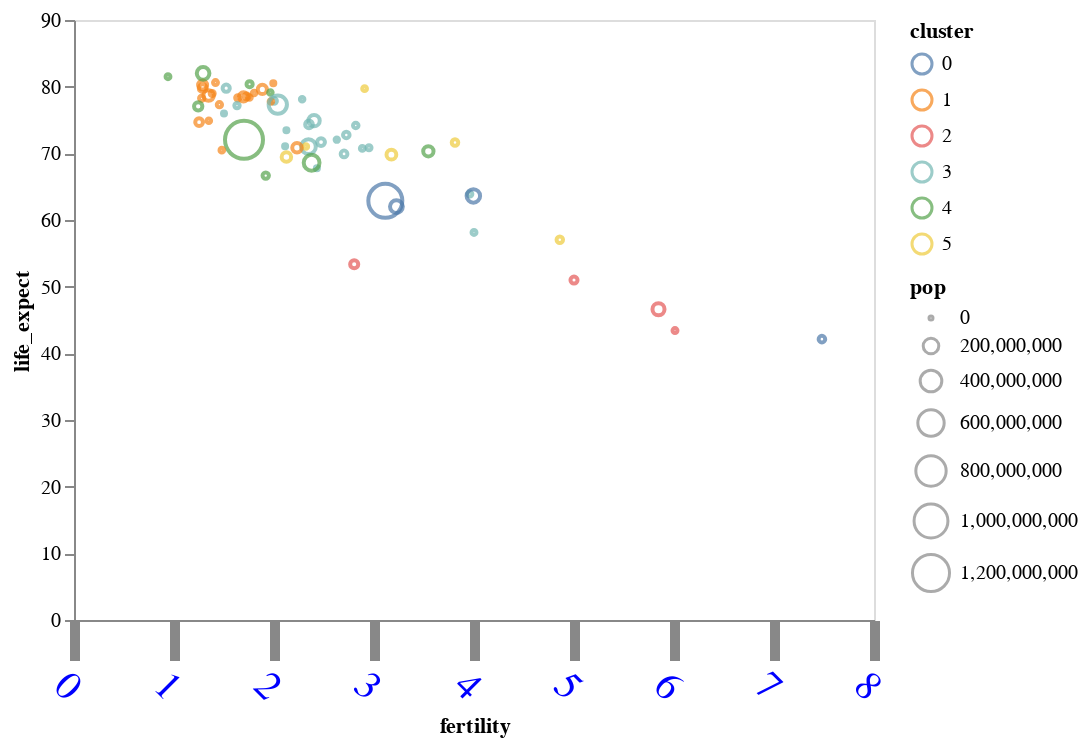

Source (notebook cell):
### Markdown cell above
There are several ways to change the appearance of your axes by utilizing `altair.Axis` and modifying its many parameters. View the [documentation](https://altair-viz.github.io/user_guide/generated/core/altair.Axis.html#altair.Axis) for more information.

(Note: In the following cells, I'll be using the `()` notation so we can add line breaks.)

### Code cell
(
  alt.Chart(data_2000).mark_point().encode(
    x = alt.X('fertility:Q',
              axis = alt.Axis(grid = False, tickSize = 20, tickWidth = 5,
                              labelAngle = 45, labelColor = "blue",
                              labelFontSize = 20)),
    y = alt.Y('life_expect:Q', axis = alt.Axis(grid = False)),
    color = 'cluster:N',
    size = 'pop:Q'
  )
)

### Figure 1 — Vega-Lite specification as saved in the notebook (floating-point values rounded to 4 significant figures)
{"config": {"view": {"continuousWidth": 400, "continuousHeight": 300}}, "data": {"name": "data-fdeb0b749a6385830bd1445d39ad6ea0"}, "mark": "point", "encoding": {"color": {"field": "cluster", "type": "nominal"}, "size": {"field": "pop", "type": "quantitative"}, "x": {"axis": {"grid": false, "labelAngle": 45, "labelColor": "blue", "labelFontSize": 20, "tickSize": 20, "tickWidth": 5}, "field": "fertility", "type": "quantitative"}, "y": {"axis": {"grid": false}, "field": "life_expect", "type": "quantitative"}}, "$schema": "https://vega.github.io/schema/vega-lite/v4.17.0.json", "datasets": {"data-fdeb0b749a6385830bd1445d39ad6ea0": [{"year": 2000, "country": "Afghanistan", "cluster": 0, "pop": 23898198, "life_expect": 42.13, "fertility": 7.479}, {"year": 2000, "country": "Argentina", "cluster": 3, "pop": 37497728, "life_expect": 74.34, "fertility": 2.35}, {"year": 2000, "country": "Aruba", "cluster": 3, "pop": 69539, "life_expect": 73.45, "fertility": 2.124}, {"year": 2000, "country": "Australia", "cluster": 4, "pop": 19164620, "life_expect": 80.37, "fertility": 1.756}, {"year": 2000, "country": "Austria", "cluster": 1, "pop": 8113413, "life_expect": 78.98, "fertility": 1.382}, {"year": 2000, "country": "Bahamas", "cluster": 3, "pop": 290075, "life_expect": 71.07, "fertility": 2.111}, {"year": 2000, "country": "Bangladesh", "cluster": 0, "pop": 130406594, "life_expect": 62.01, "fertility": 3.224}, {"year": 2000, "country": "Barbados", "cluster": 3, "pop": 273483, "life_expect": 75.97, "fertility": 1.5}, {"year": 2000, "country": "Belgium", "cluster": 1, "pop": 10263618, "life_expect": 78.32, "fertility": 1.638}, {"year": 2000, "country": "Bolivia", "cluster": 3, "pop": 8152620, "life_expect": 63.88, "fertility": 3.958}, {"year": 2000, "country": "Brazil", "cluster": 3, "pop": 175552771, "life_expect": 71.01, "fertility": 2.345}, {"year": 2000, "country": "Canada", "cluster": 3, "pop": 31278097, "life_expect": 79.77, "fertility": 1.522}, {"year": 2000, "country": "Chile", "cluster": 3, "pop": 15153450, "life_expect": 77.86, "fertility": 2.0}, {"year": 2000, "country": "China", "cluster": 4, "pop": 1262645000, "life_expect": 72.03, "fertility": 1.7}, {"year": 2000, "country": "Colombia", "cluster": 3, "pop": 39685655, "life_expect": 71.68, "fertility": 2.47}, {"year": 2000, "country": "Costa Rica", "cluster": 3, "pop": 3710558, "life_expect": 78.12, "fertility": 2.281}, {"year": 2000, "country": "Croatia", "cluster": 1, "pop": 4410830, "life_expect": 74.88, "fertility": 1.348}, {"year": 2000, "country": "Cuba", "cluster": 3, "pop": 11134273, "life_expect": 77.16, "fertility": 1.63}, {"year": 2000, "country": "Dominican Republic", "cluster": 3, "pop": 8385828, "life_expect": 70.85, "fertility": 2.95}, {"year": 2000, "country": "Ecuador", "cluster": 3, "pop": 12505204, "life_expect": 74.17, "fertility": 2.817}, {"year": 2000, "country": "Egypt", "cluster": 5, "pop": 70492342, "life_expect": 69.81, "fertility": 3.174}, {"year": 2000, "country": "El Salvador", "cluster": 3, "pop": 6122515, "life_expect": 70.73, "fertility": 2.883}, {"year": 2000, "country": "Finland", "cluster": 1, "pop": 5168595, "life_expect": 78.37, "fertility": 1.754}, {"year": 2000, "country": "France", "cluster": 1, "pop": 59381628, "life_expect": 79.59, "fertility": 1.883}, {"year": 2000, "country": "Georgia", "cluster": 1, "pop": 4777209, "life_expect": 70.48, "fertility": 1.478}, {"year": 2000, "country": "Germany", "cluster": 1, "pop": 82187909, "life_expect": 78.67, "fertility": 1.346}, {"year": 2000, "country": "Greece", "cluster": 1, "pop": 10559110, "life_expect": 78.26, "fertility": 1.277}, {"year": 2000, "country": "Grenada", "cluster": 3, "pop": 89312, "life_expect": 67.75, "fertility": 2.429}, {"year": 2000, "country": "Haiti", "cluster": 3, "pop": 7306302, "life_expect": 58.14, "fertility": 4.0}, {"year": 2000, "country": "Hong Kong", "cluster": 4, "pop": 6658720, "life_expect": 81.5, "fertility": 0.94}, {"year": 2000, "country": "Iceland", "cluster": 1, "pop": 281043, "life_expect": 80.5, "fertility": 1.993}, {"year": 2000, "country": "India", "cluster": 0, "pop": 1007702000, "life_expect": 62.88, "fertility": 3.113}, {"year": 2000, "country": "Indonesia", "cluster": 4, "pop": 206265000, "life_expect": 68.59, "fertility": 2.376}, {"year": 2000, "country": "Iran", "cluster": 5, "pop": 65660289, "life_expect": 69.45, "fertility": 2.124}, {"year": 2000, "country": "Iraq", "cluster": 5, "pop": 22675617, "life_expect": 57.05, "fertility": 4.858}, {"year": 2000, "country": "Ireland", "cluster": 1, "pop": 3791690, "life_expect": 77.78, "fertility": 1.969}, {"year": 2000, "country": "Israel", "cluster": 5, "pop": 5842454, "life_expect": 79.7, "fertility": 2.906}, {"year": 2000, "country": "Italy", "cluster": 1, "pop": 57719337, "life_expect": 80.24, "fertility": 1.286}, {"year": 2000, "country": "Jamaica", "cluster": 3, "pop": 2615467, "life_expect": 72.05, "fertility": 2.628}, {"year": 2000, "country": "Japan", "cluster": 4, "pop": 126699784, "life_expect": 82.0, "fertility": 1.291}, {"year": 2000, "country": "Kenya", "cluster": 2, "pop": 29985839, "life_expect": 50.99, "fertility": 5.0}, {"year": 2000, "country": "South Korea", "cluster": 4, "pop": 21647682, "life_expect": 66.66, "fertility": 1.917}, {"year": 2000, "country": "North Korea", "cluster": 4, "pop": 47351083, "life_expect": 77.05, "fertility": 1.242}, {"year": 2000, "country": "Lebanon", "cluster": 5, "pop": 3578036, "life_expect": 71.03, "fertility": 2.319}, {"year": 2000, "country": "Mexico", "cluster": 3, "pop": 99926620, "life_expect": 74.9, "fertility": 2.401}, {"year": 2000, "country": "Netherlands", "cluster": 1, "pop": 15907853, "life_expect": 78.53, "fertility": 1.726}, {"year": 2000, "country": "New Zealand", "cluster": 4, "pop": 3819762, "life_expect": 79.11, "fertility": 1.964}, {"year": 2000, "country": "Nigeria", "cluster": 2, "pop": 114306700, "life_expect": 46.61, "fertility": 5.845}, {"year": 2000, "country": "Norway", "cluster": 1, "pop": 4492400, "life_expect": 79.05, "fertility": 1.801}, {"year": 2000, "country": "Pakistan", "cluster": 0, "pop": 146342958, "life_expect": 63.61, "fertility": 3.994}, {"year": 2000, "country": "Peru", "cluster": 3, "pop": 25979722, "life_expect": 69.91, "fertility": 2.7}, {"year": 2000, "country": "Philippines", "cluster": 4, "pop": 79739825, "life_expect": 70.3, "fertility": 3.544}, {"year": 2000, "country": "Poland", "cluster": 1, "pop": 38654164, "life_expect": 74.67, "fertility": 1.251}, {"year": 2000, "country": "Portugal", "cluster": 1, "pop": 10335597, "life_expect": 77.29, "fertility": 1.454}, {"year": 2000, "country": "Rwanda", "cluster": 2, "pop": 7507056, "life_expect": 43.41, "fertility": 6.01}, {"year": 2000, "country": "Saudi Arabia", "cluster": 5, "pop": 23153090, "life_expect": 71.63, "fertility": 3.81}, {"year": 2000, "country": "South Africa", "cluster": 2, "pop": 44066197, "life_expect": 53.37, "fertility": 2.802}, {"year": 2000, "country": "Spain", "cluster": 1, "pop": 40016081, "life_expect": 79.78, "fertility": 1.287}, {"year": 2000, "country": "Switzerland", "cluster": 1, "pop": 7266920, "life_expect": 80.62, "fertility": 1.415}, {"year": 2000, "country": "Turkey", "cluster": 1, "pop": 65666677, "life_expect": 70.84, "fertility": 2.23}, {"year": 2000, "country": "United Kingdom", "cluster": 1, "pop": 59522468, "life_expect": 78.47, "fertility": 1.695}, {"year": 2000, "country": "United States", "cluster": 3, "pop": 282338631, "life_expect": 77.31, "fertility": 2.038}, {"year": 2000, "country": "Venezuela", "cluster": 3, "pop": 23542649, "life_expect": 72.77, "fertility": 2.723}]}}
